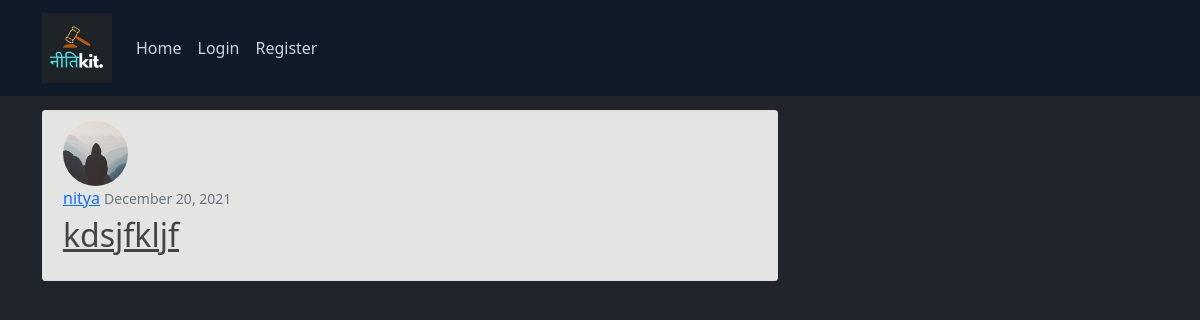
/blog/, run on an earlier commit of the app's database.
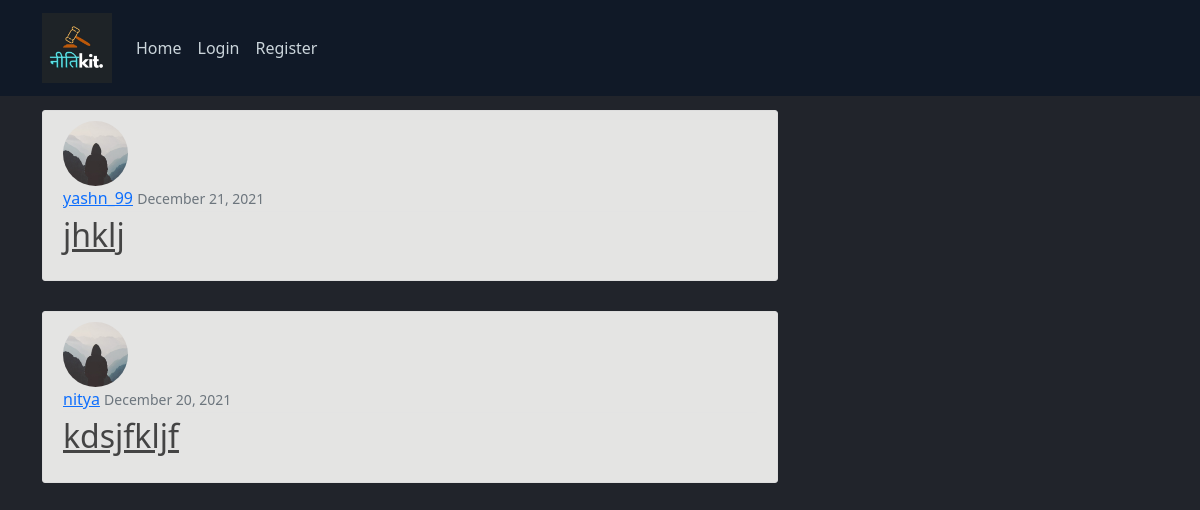
And on a later commit of the database.
### blog/models.py (models this page shows, shortened)
class Post(models.Model):
    title = models.CharField(max_length=100)
    current = models.TextField()
    date_posted = models.DateTimeField(default=timezone.now)
    author = models.ForeignKey(User, on_delete=models.CASCADE)

### users/models.py (models this page shows, shortened)
class Profile(models.Model):
    user = models.OneToOneField(User, on_delete=models.CASCADE)
    image = models.ImageField(default='default.jpg', upload_to='profile_pics')

### blog/views.py (the view)
# urls.py: path('', PostListView.as_view(), name="blog-home"),
class PostListView(ListView):
    model = Post
    template_name = 'blog/home.html'
    context_object_name = 'posts'
    ordering = ['-date_posted']
    paginate_by = 5

### blog/templates/blog/home.html (shortened to what this page needs)
{% extends "blog/base.html" %} {% block content %} {% for post in posts %}
<article class="media content-section">
  <img
    class="rounded-circle article-img"
    src="{{ post.author.profile.image.url }}"
  />
  <div class="media-body">
    <div class="article-metadata">
      <a class="mr-2" href="{% url 'user-posts' post.author.username %}"
        >{{ post.author }}</a
      >
      <small class="text-muted">{{ post.date_posted|date:"F d, Y" }}</small>
    </div>
    <h2>
      <a class="article-title" href="{% url 'post-detail' post.id %}"
        >{{ post.title }}</a
      >
    </h2>
  </div>
</article>
{% endfor %} {% endblock content %}

What changed in the data, as far as the page shows it:
added Post: author.profile.image (placeholder picture), author "yashn_99", date_posted "December 21, 2021", title "jhklj"
